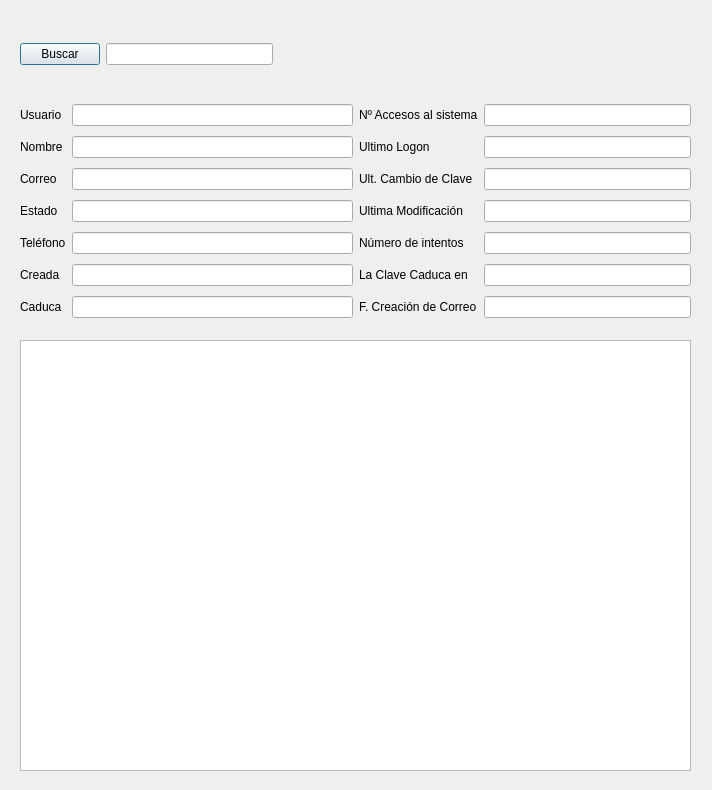
<?xml version="1.0" encoding="UTF-8"?>
<ui version="4.0">
 <class>Usuario</class>
 <widget class="QDialog" name="Usuario">
  <property name="geometry">
   <rect>
    <x>0</x>
    <y>0</y>
    <width>712</width>
    <height>790</height>
   </rect>
  </property>
  <property name="windowTitle">
   <string>Administración de Usuarios</string>
  </property>
  <widget class="QWidget" name="layoutWidget">
   <property name="geometry">
    <rect>
     <x>20</x>
     <y>100</y>
     <width>671</width>
     <height>229</height>
    </rect>
   </property>
   <layout class="QHBoxLayout" name="horizontalLayout">
    <item>
     <layout class="QGridLayout" name="gridLayout">
      <item row="0" column="0">
       <widget class="QLabel" name="label">
        <property name="text">
         <string>Usuario</string>
        </property>
       </widget>
      </item>
      <item row="0" column="1">
       <widget class="QLineEdit" name="lineEdit"/>
      </item>
      <item row="1" column="0">
       <widget class="QLabel" name="label_2">
        <property name="text">
         <string>Nombre</string>
        </property>
       </widget>
      </item>
      <item row="1" column="1">
       <widget class="QLineEdit" name="lineEdit_2"/>
      </item>
      <item row="2" column="0">
       <widget class="QLabel" name="label_3">
        <property name="text">
         <string>Correo</string>
        </property>
       </widget>
      </item>
      <item row="2" column="1">
       <widget class="QLineEdit" name="lineEdit_3"/>
      </item>
      <item row="3" column="0">
       <widget class="QLabel" name="label_4">
        <property name="text">
         <string>Estado</string>
        </property>
       </widget>
      </item>
      <item row="3" column="1">
       <widget class="QLineEdit" name="lineEdit_4"/>
      </item>
      <item row="4" column="0">
       <widget class="QLabel" name="label_5">
        <property name="text">
         <string>Teléfono</string>
        </property>
       </widget>
      </item>
      <item row="4" column="1">
       <widget class="QLineEdit" name="lineEdit_5"/>
      </item>
      <item row="5" column="0">
       <widget class="QLabel" name="label_6">
        <property name="text">
         <string>Creada</string>
        </property>
       </widget>
      </item>
      <item row="5" column="1">
       <widget class="QLineEdit" name="lineEdit_6"/>
      </item>
      <item row="6" column="0">
       <widget class="QLabel" name="label_7">
        <property name="text">
         <string>Caduca</string>
        </property>
       </widget>
      </item>
      <item row="6" column="1">
       <widget class="QLineEdit" name="lineEdit_7"/>
      </item>
     </layout>
    </item>
    <item>
     <layout class="QGridLayout" name="gridLayout_2">
      <item row="0" column="0">
       <widget class="QLabel" name="label_8">
        <property name="text">
         <string>Nº Accesos al sistema</string>
        </property>
       </widget>
      </item>
      <item row="0" column="1">
       <widget class="QLineEdit" name="lineEdit_8"/>
      </item>
      <item row="1" column="0">
       <widget class="QLabel" name="label_9">
        <property name="text">
         <string>Ultimo Logon</string>
        </property>
       </widget>
      </item>
      <item row="1" column="1">
       <widget class="QLineEdit" name="lineEdit_9"/>
      </item>
      <item row="2" column="0">
       <widget class="QLabel" name="label_10">
        <property name="text">
         <string>Ult. Cambio de Clave</string>
        </property>
       </widget>
      </item>
      <item row="2" column="1">
       <widget class="QLineEdit" name="lineEdit_10"/>
      </item>
      <item row="3" column="0">
       <widget class="QLabel" name="label_11">
        <property name="text">
         <string>Ultima Modificación</string>
        </property>
       </widget>
      </item>
      <item row="3" column="1">
       <widget class="QLineEdit" name="lineEdit_11"/>
      </item>
      <item row="4" column="0">
       <widget class="QLabel" name="label_12">
        <property name="text">
         <string>Número de intentos</string>
        </property>
       </widget>
      </item>
      <item row="4" column="1">
       <widget class="QLineEdit" name="lineEdit_12"/>
      </item>
      <item row="5" column="0">
       <widget class="QLabel" name="label_13">
        <property name="text">
         <string>La Clave Caduca en</string>
        </property>
       </widget>
      </item>
      <item row="5" column="1">
       <widget class="QLineEdit" name="lineEdit_13"/>
      </item>
      <item row="6" column="0">
       <widget class="QLabel" name="label_14">
        <property name="text">
         <string>F. Creación de Correo</string>
        </property>
       </widget>
      </item>
      <item row="6" column="1">
       <widget class="QLineEdit" name="lineEdit_14"/>
      </item>
     </layout>
    </item>
   </layout>
  </widget>
  <widget class="QWidget" name="layoutWidget">
   <property name="geometry">
    <rect>
     <x>20</x>
     <y>40</y>
     <width>253</width>
     <height>29</height>
    </rect>
   </property>
   <layout class="QHBoxLayout" name="horizontalLayout_2">
    <item>
     <widget class="QPushButton" name="pushButton">
      <property name="text">
       <string>Buscar</string>
      </property>
     </widget>
    </item>
    <item>
     <widget class="QLineEdit" name="lineEdit_15"/>
    </item>
   </layout>
  </widget>
  <widget class="QPlainTextEdit" name="plainTextEdit">
   <property name="geometry">
    <rect>
     <x>20</x>
     <y>340</y>
     <width>671</width>
     <height>431</height>
    </rect>
   </property>
  </widget>
 </widget>
 <resources/>
 <connections>
  <connection>
   <sender>pushButton</sender>
   <signal>clicked()</signal>
   <receiver>lineEdit</receiver>
   <slot>clear()</slot>
   <hints>
    <hint type="sourcelabel">
     <x>61</x>
     <y>56</y>
    </hint>
    <hint type="destinationlabel">
     <x>162</x>
     <y>111</y>
    </hint>
   </hints>
  </connection>
 </connections>
</ui>
